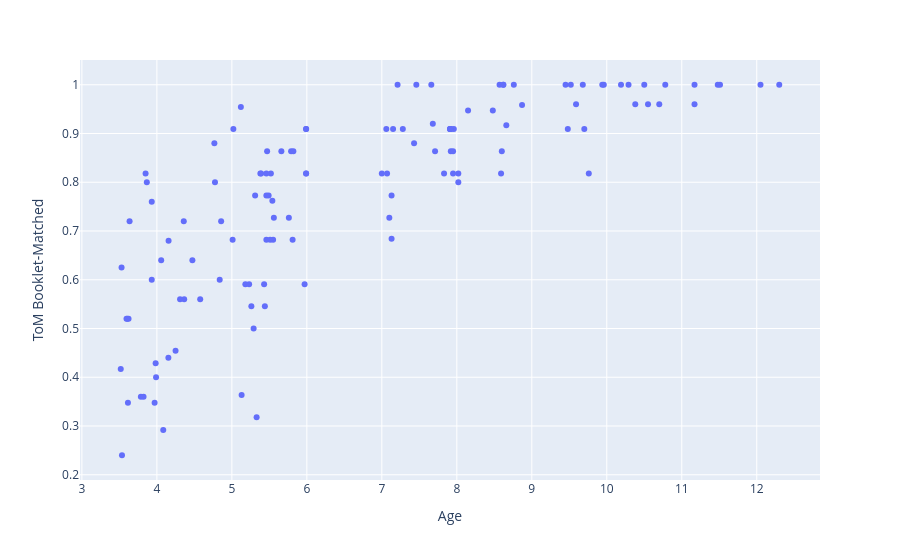

Notebook source saved alongside this figure:
### Code cell
import plotly.express as px # plotly.express is an higher-level interface to Plotly

fig = px.scatter(pheno[pheno['AgeGroup']!='Adult'], x='Age', y='ToM Booklet-Matched') #, hover_data='participant_id')

fig.show()
